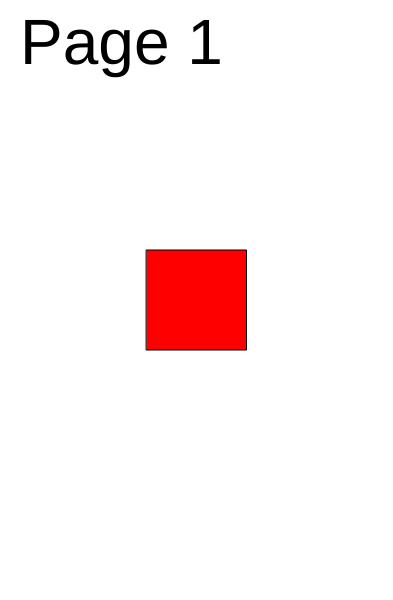
Frame 1 (no input)
Frame 60 (no input): identical to frame 1, image omitted
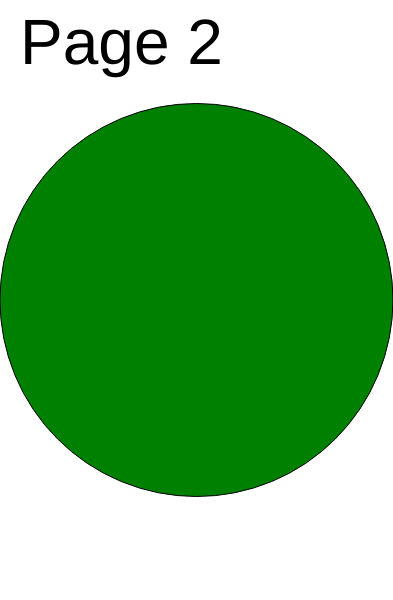
Frame 120 (the mouse pressed at the canvas centre since frame 60)

The p5.js sketch that drew these frames (run headless with seeded random() and noise() and a simulated clock; from frame 60 on, the mouse is pressed at the canvas centre):

// p5.js sketch
// ── sketch.js
// https://editor.p5js.org/jht9629-nyu/sketches/ZR8mNfmUZ
// pages

let my = { };

function setup() {
  
  my.version = 2;
  my.width = 393; // canvas width
  my.height = 600; // canvas height
  my.counter = 1;

  createCanvas(my.width, my.height);

  createDiv("Press the mouse to advance to next page");
  createDiv("Version:" + my.version);
}

function draw() {
  background(255);
  
  fill("black");
  textSize(64);
  text("Page "+my.counter, 20, 64);
  
  if (my.counter == 1) {
    draw_page1();
  }
  if (my.counter == 2) {
    draw_page2();
  }
  if (my.counter == 3) {
    draw_page3();
  }
}

function mousePressed() {
  my.counter = my.counter + 1;
  if (my.counter > 4) { 
    my.counter = 1;
  }
}

function draw_page1() {
  fill("red");
  let x0 = width / 2;
  let y0 = height / 2;
  rect(x0 - 50, y0 - 50, 100, 100);
}

function draw_page2() {
  fill("green");
  let x0 = width / 2;
  let y0 = height / 2;
  circle(x0, y0, width);
}

function draw_page3() {
  fill("gold");
  let x0 = width / 2;
  let y0 = height / 2;
  let x1 = x0 - 100;
  let y1 = y0 + 100;
  let x2 = x0 + 100;
  let y2 = y1;
  let x3 = x0 ;
  let y3 = y0 - 100;
  triangle(x1, y1, x2, y2, x3, y3)
}
